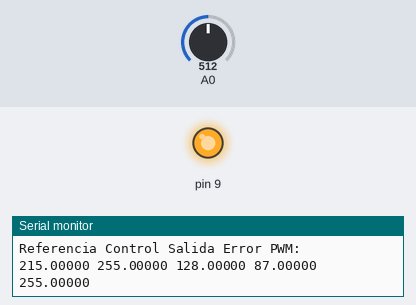
This sketch was run on a simulated Arduino Uno, built with avr-gcc and run on an emulated ATmega328P. On the bench: output pins drawn as LEDs (lit = HIGH), the last lines printed to the serial monitor. Inputs (shaded band) come from the test bench; at power-on: A0 = 512.

Above: at 1.2 s.
1.3 s: A0 set to 1023
At 3.52 s:
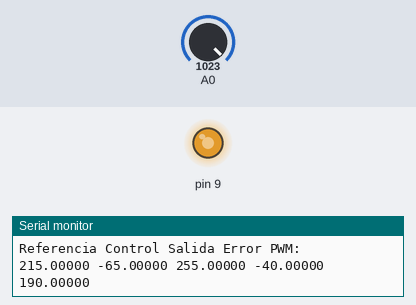
At 4.12 s:
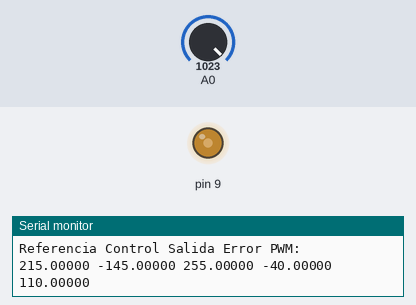
4.3 s: A0 set to 900
7.3 s: A0 set to 306
At 7.57 s:
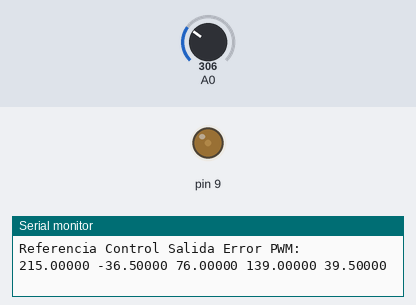
Timing chart, 0 to 10.3 s (numbered marks = the images above; inputs shaded):
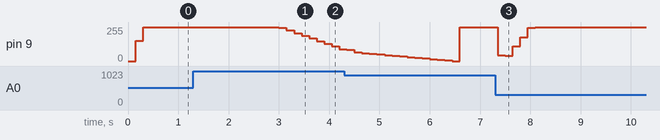

The sketch:

PID_PWM_Motor.ino
```cpp
#include <PID_v1.h>
#include <Metro.h>

Metro Delta = Metro(1); // Objeto de timer
double TacoGen = 0;     // Variable para sensar Taco-Generador
double PWM_Motor = 0;   // Variable de control del Motor
double Referencia;      // Punto de Operación
double Control;         // Variable de Control
double Salida;          // Variable para guardar Salida
double Error;           // Variable para guardar el Error
double Kp = 0.50;        // Control proporcional
double Ki = 5.00;          // Control integral
double Kd = 0.05;          // Control derivativo

// Se especican variables y sintonizacion inicial
PID controlPID(&Salida, &Control, &Referencia, Kp, Ki, Kd, DIRECT);

void setup(){
  pinMode(9, OUTPUT);
  Serial.begin(9600);
  Serial.flush();
  Referencia = 215;
  TacoGen = analogRead(0)/4;
  controlPID.SetMode(AUTOMATIC);
  controlPID.SetTunings(Kp, Ki, Kd);
  controlPID.SetOutputLimits(-255, 255);
}

void loop(){
  if (Delta.check() == 1){
    TacoGen = analogRead(0)/4;
    Salida   = TacoGen;
    controlPID.Compute();
    Error   = Referencia - Salida;
    PWM_Motor = Salida + Control;
    if (PWM_Motor > 255){
      PWM_Motor = 255;
    }
    analogWrite(9, PWM_Motor);
    //Esto es para simular la adquisición de datos
    //TacoGen = PWM_Motor;

    // Visualizar salida
    Serial.print("Referencia Control Salida Error PWM:\t");
    PrintFloat(Referencia,2);
    PrintFloat(Control,2);
    PrintFloat(Salida,2);
    PrintFloat(Error,2);
    PrintFloat(PWM_Motor,2);
    Serial.println("");
    } else{
    Delta.interval(150);
  }
}


/************************************************************
Esta función transforma un numero float en una cadena string
para luego imprimirla en el puerto serial.
************************************************************/
void PrintFloat(float num, int finlinea){
   char text[16];
   dtostrf(num, 2, 5, text);
   switch (finlinea){
     case 0:
       Serial.print(text);
       break;
     case 1:
       Serial.println(text);
       break;
     case 2:
       Serial.print(text);
       Serial.print(" ");
       break;
     case 3:
       Serial.print(text);
       Serial.print("\t");
       break;
   }
 }
/*************************************************************/
```

Measured:
- after the input at 1.3 s, pin 9: moves from 255/255 to 90/255 over 1.2 s, starting after 1.7 s
- after the input at 7.3 s, pin 9: 255/255 → 44/255 after 0.05 s, → 39/255 0.15 s later, → 109/255 0.15 s later, → 178/255 0.15 s later, … (6 changes in this stretch)
